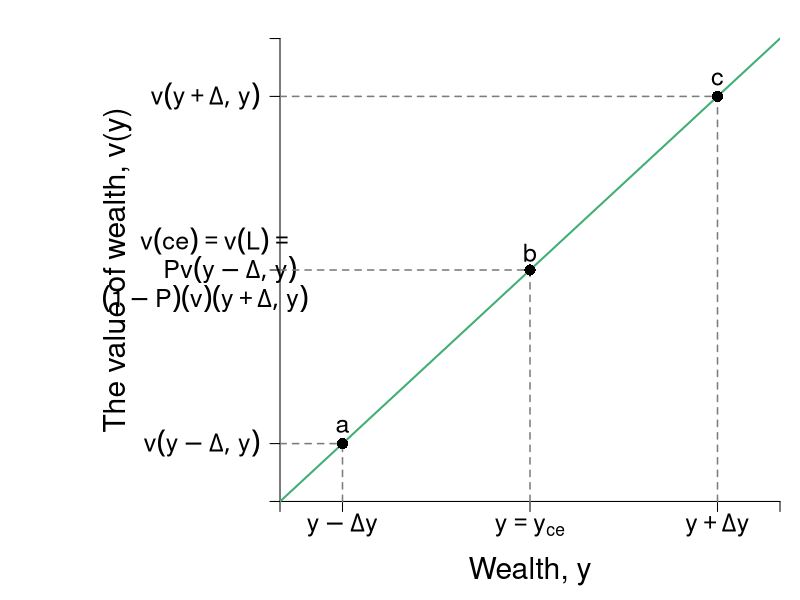

Recreate this plot in R.
#Graph Designer(s): Scott Cohn
#Authors: Bowles and Halliday
#Title: Coordination, Conflict and Competition: A Text in Microeconomics

library(shape)
pdf(file = "risk/risk_neutral.pdf", width = 10, height = 8)

# Set parameters for graphics
axislabelsize <- 1.8
labelsize <- 1.5
namesize <- 1.8
annotatesize <- 1.5
graphlinewidth <- 2
segmentlinewidth <- 1.5

COL <- c("#7fc97f", "#beaed4", "#fdc086", "#ffff99", "#386cb0", "#f0027f", "#bf5b17", "#666666")
COLA <- c("#e0f3db", "#99d8c9","#66c2a4","#41ae76", "#238b45", "#005824")
COLB <- c("#c6dbef", "#4eb3d3", "#2b8cbe", "#0868ac","#084081")
COLC <- c("#fcfbfd", "#efedf5", "#dadaeb", "#bcbddc", "#9e9ac8", "#807dba", "#6a51a3", "#54278f", "#3f007d")
grays <- gray.colors(25, start = 1, end = 0)

#Edited the margins to cater for the larger LHS labels
par(mar =  c(4, 14, 1, 1))

#Concave utility of wealth function

ConcaveU <- function(x){
  (1600 - (x - 40)^2)^(1/2)
}

#Add limits on axes and levels of utility for each indifference curve
ylims <- c(0, 40)
xlims <- c(0, 40)

npts <- 501 
x <- seq(xlims[1], xlims[2], length.out = npts)
y <- seq(ylims[1], ylims[2], length.out = npts) 

plot(0, 0, xlim = xlims, ylim = ylims, type = "n",
     xlab = expression(paste("")),
     ylab = expression(paste("")), 
     xaxt = "n", 
     yaxt = "n", 
     cex.lab = axislabelsize, 
     bty = "n", 
     xaxs = "i" 
     #yaxs="i"
)

pointbx <- 10
pointcx <- 25

ticksy <- c(0, 5, 20, 35, ylims[2])
ylabels <- c(NA, expression(paste(v(y - Delta, y))), NA, expression(paste(v(y + Delta, y))), NA)
ticksx <- c(0, 5, 20, 35, xlims[2])
xlabels <- c(NA, expression(paste(y - Delta, y)), expression(paste(y == y[ce])), expression(paste(y + Delta, y)), NA)

axis(1,at = ticksx,  pos = 0, labels = xlabels, cex.axis = labelsize)
axis(2,at = ticksy,  pos = 0, labels = ylabels, las = 1, cex.axis = labelsize)

npts <- 500 
xx1 <- seq(xlims[1], xlims[2], length.out = npts)
xx2 <- seq(0, xlims[2], length.out = npts)
xx3 <- seq(xlims[1], 0, length.out = npts)
xx4 <- seq(-11, 0, length.out = npts)

#Axis labels and draw linear utility function
mtext(expression(paste("Wealth, y")), side = 1, line = 2.5, cex = axislabelsize)
text(-13, 0.5*ylims[2], expression(paste("The value of wealth, v(y)")), xpd = TRUE, cex = axislabelsize, srt = 90) 

text(-5, 22.5, expression(paste(v(ce) == v(L), phantom() == phantom())), cex = labelsize, xpd = TRUE)
text(-4, 20, expression(paste(Pv(y - Delta, y))), cex = labelsize, xpd = TRUE)
text(-6, 17.5, expression(paste((1 - P)(v)(y + Delta, y))), cex = labelsize, xpd = TRUE)

segments(0, 5, 5, 5, lty = 2, col = grays[20] , lwd = segmentlinewidth)
segments(5, 0, 5, 5, lty = 2, col = grays[20] , lwd = segmentlinewidth)

segments(0, 20, 20, 20, lty = 2, col = grays[20] , lwd = segmentlinewidth)
segments(20, 0, 20, 20, lty = 2, col = grays[20] , lwd = segmentlinewidth)

segments(0, 35, 35, 35, lty = 2, col = grays[20] , lwd = segmentlinewidth)
segments(35, 0, 35, 35, lty = 2, col = grays[20] , lwd = segmentlinewidth)

segments(0, 0, xlims[2], ylims[2], lty = 1, col = COLA[4] , lwd = graphlinewidth)

text(5, 6.5, expression(paste("a")), cex = labelsize)
points(5, 5, pch = 16, col = "black", cex = 1.5)

text(20, 21.5, expression(paste("b")), cex = labelsize)
points(20, 20, pch = 16, col = "black", cex = 1.5)

text(35, 36.5, expression(paste("c")), cex = labelsize)
points(35, 35, pch = 16, col = "black", cex = 1.5)


dev.off()
